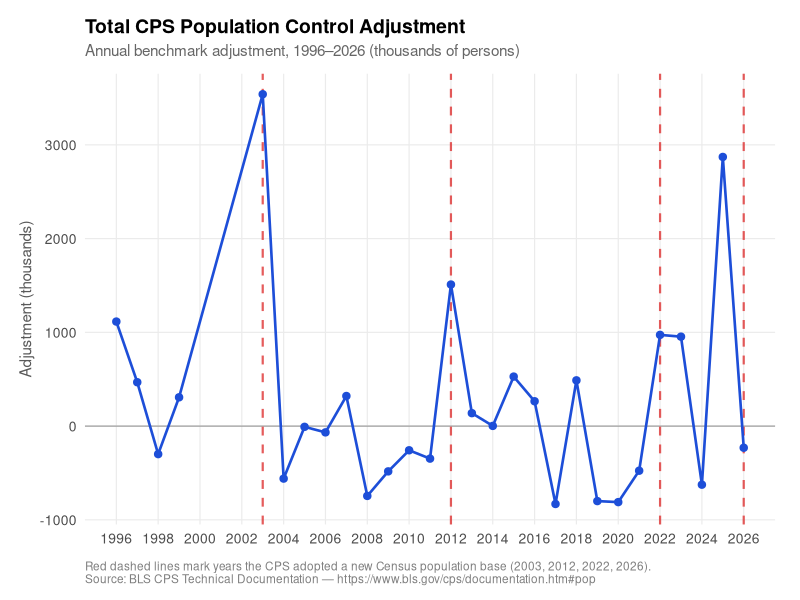
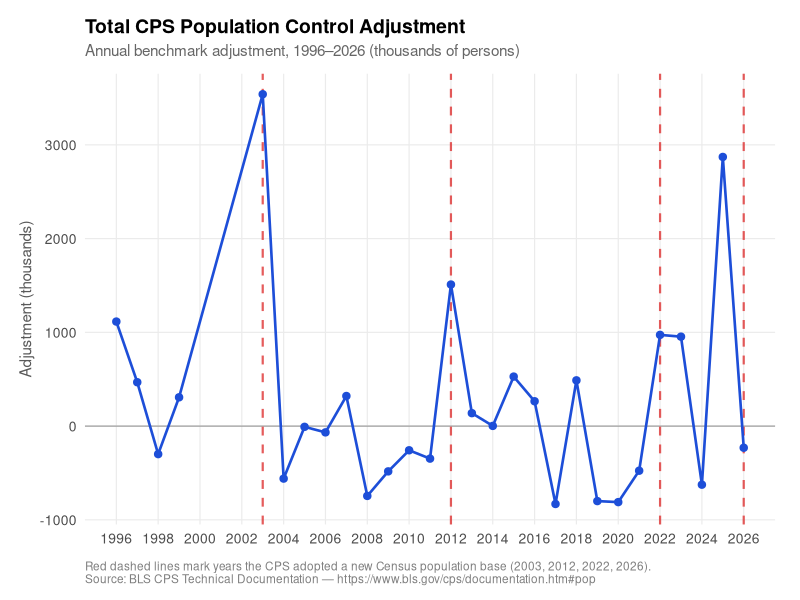
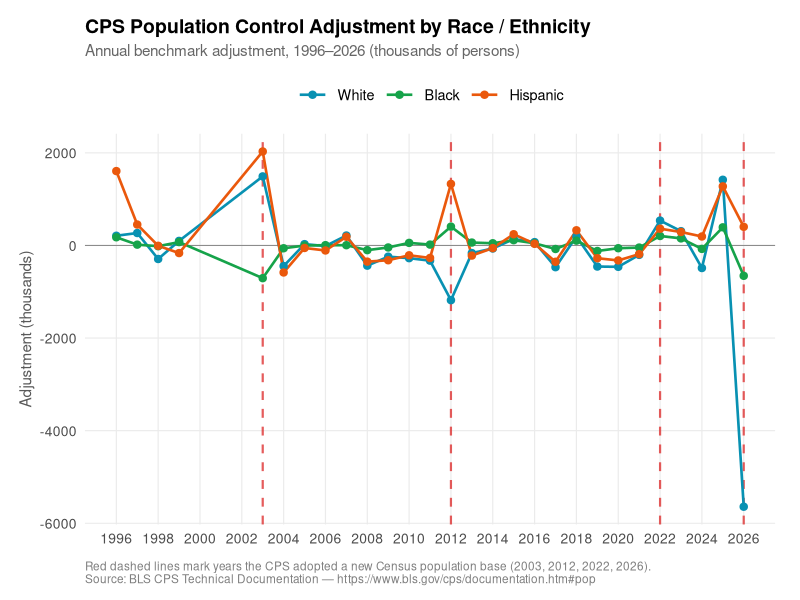
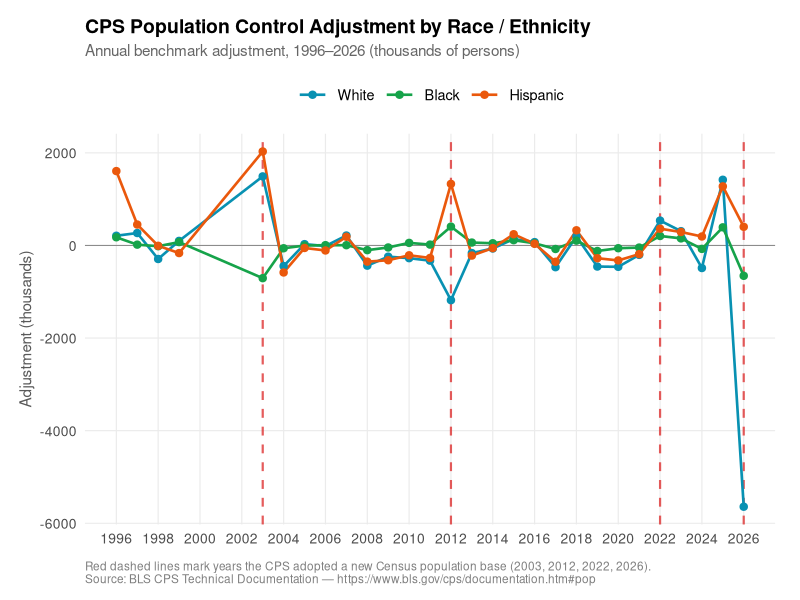
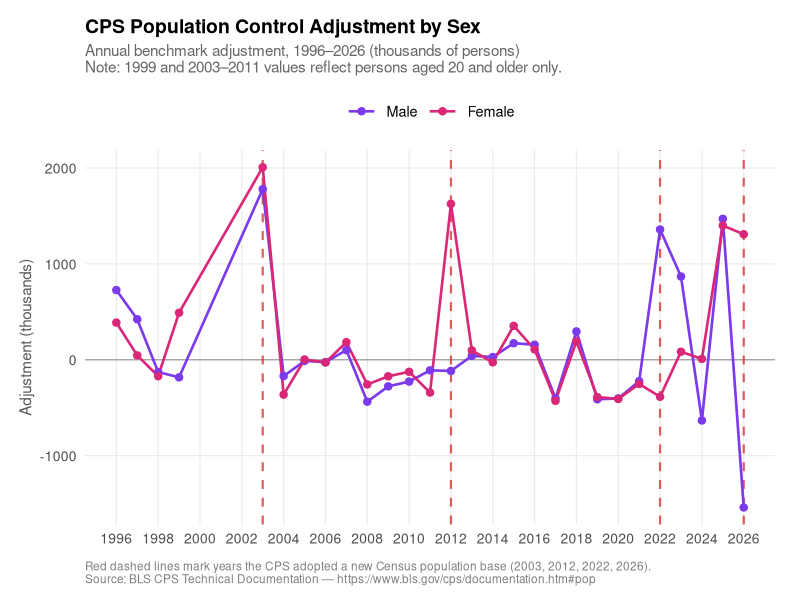
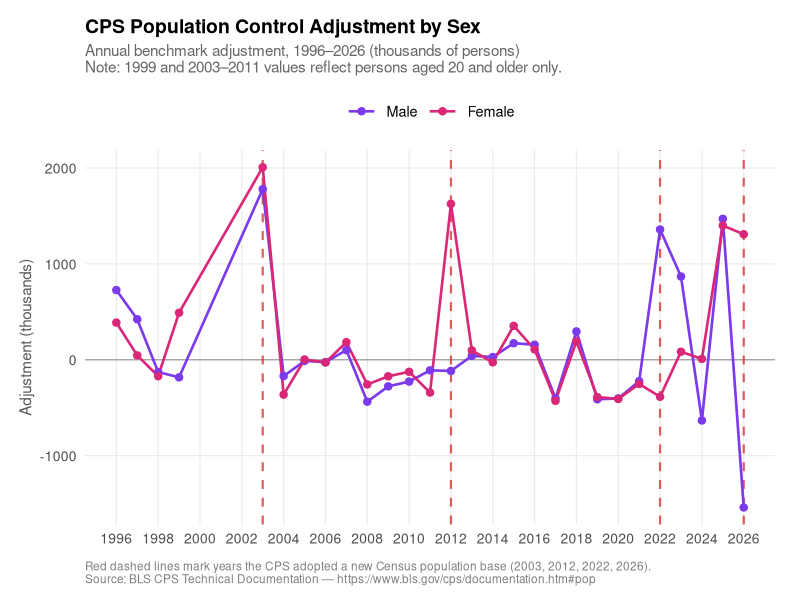
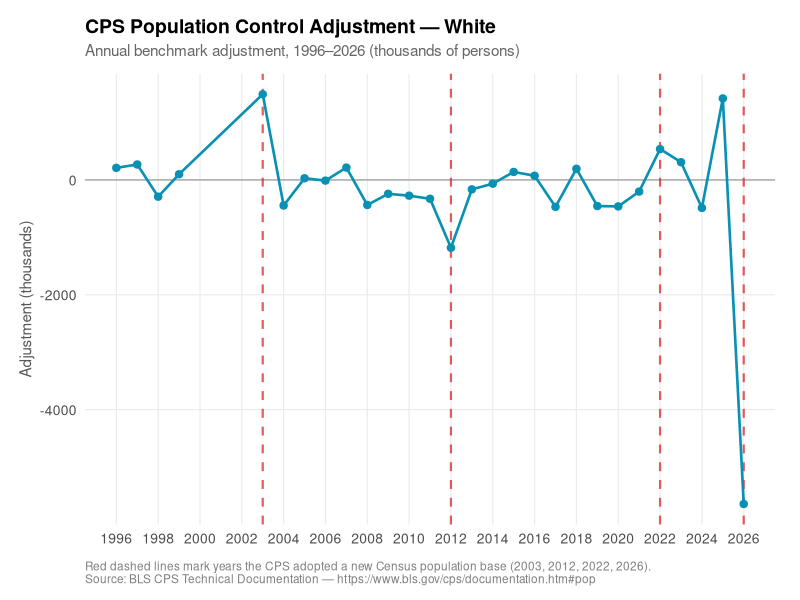
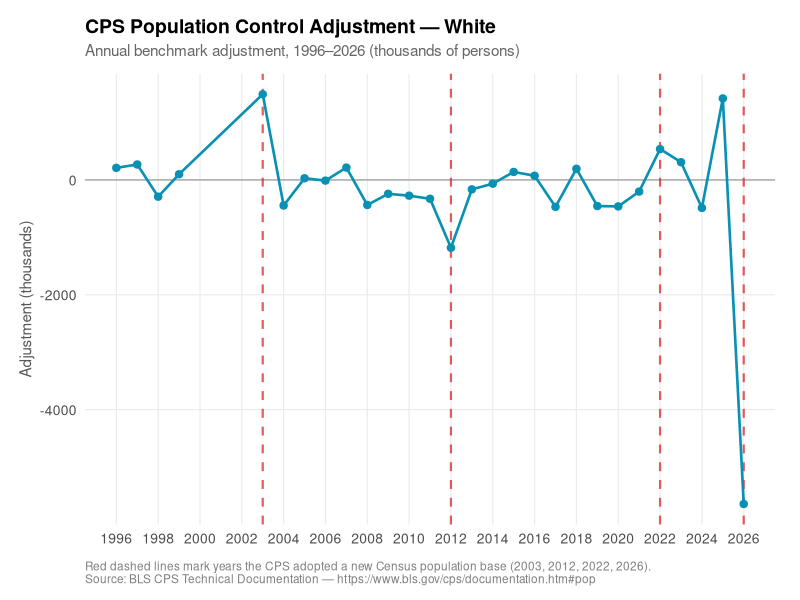

Recreate these plots in R, in order.
library(ggplot2)
library(dplyr)
library(tidyr)
library(readr)
library(svglite)

# ── Load data ─────────────────────────────────────────────────────────────────
df <- read_csv(
  "data/popcontrols_cps1996_2026.csv",
  col_names = c("year", "total", "white", "black", "hispanic",
                "male", "female", "change_census", "notes"),
  skip = 1,
  col_types = cols(
    year         = col_integer(),
    total        = col_double(),
    white        = col_double(),
    black        = col_double(),
    hispanic     = col_double(),
    male         = col_double(),
    female       = col_double(),
    change_census = col_integer(),
    notes        = col_character()
  )
)

# ── Constants ─────────────────────────────────────────────────────────────────
CENSUS_YEARS <- c(2003, 2012, 2022, 2026)

CAPTION <- paste0(
  "Red dashed lines mark years the CPS adopted a new Census population base (",
  paste(CENSUS_YEARS, collapse = ", "), ").\n",
  "Source: BLS CPS Technical Documentation \u2014 https://www.bls.gov/cps/documentation.htm#pop"
)

SEX_NOTE <- "\nNote: 1999 and 2003\u20132011 values reflect persons aged 20 and older only."

dir.create("plots", showWarnings = FALSE)

# ── Shared theme + geoms ──────────────────────────────────────────────────────
base_theme <- theme_minimal(base_size = 13) +
  theme(
    panel.grid.minor  = element_blank(),
    panel.grid.major  = element_line(color = "gray92", linewidth = 0.4),
    plot.title        = element_text(size = 14, face = "bold", margin = margin(b = 4)),
    plot.subtitle     = element_text(size = 11, color = "gray40", margin = margin(b = 10)),
    plot.caption      = element_text(size = 8.5, color = "gray50", hjust = 0,
                                     margin = margin(t = 10)),
    axis.title.y      = element_text(size = 11, color = "gray35"),
    axis.text         = element_text(size = 10),
    legend.position   = "top",
    legend.title      = element_blank(),
    legend.key.width  = unit(1.6, "lines"),
    plot.margin       = margin(14, 18, 10, 14)
  )

vlines <- geom_vline(
  xintercept = CENSUS_YEARS,
  linetype   = "dashed",
  color      = "#dc2626",
  alpha      = 0.75,
  linewidth  = 0.75
)

hline0 <- geom_hline(yintercept = 0, color = "gray55", linewidth = 0.35)

x_scale <- scale_x_continuous(breaks = seq(1996, 2026, by = 2))

save_plot <- function(p, name, w = 9, h = 5.2) {
  ggsave(paste0("plots/", name, ".svg"), p, width = w, height = h, device = svglite)
  ggsave(paste0("plots/", name, ".png"), p, width = w, height = h, dpi = 150)
  message("Saved: ", name)
}

# ── 1. Total ──────────────────────────────────────────────────────────────────
p_total <- ggplot(df, aes(x = year, y = total)) +
  hline0 + vlines +
  geom_line(color = "#1d4ed8", linewidth = 0.9) +
  geom_point(color = "#1d4ed8", size = 2.2) +
  x_scale +
  labs(
    title    = "Total CPS Population Control Adjustment",
    subtitle = "Annual benchmark adjustment, 1996\u20132026 (thousands of persons)",
    x = NULL, y = "Adjustment (thousands)",
    caption  = CAPTION
  ) +
  base_theme

save_plot(p_total, "total")

# ── 2. By Race / Ethnicity ────────────────────────────────────────────────────
race_long <- df |>
  select(year, White = white, Black = black, Hispanic = hispanic) |>
  pivot_longer(-year, names_to = "group", values_to = "value") |>
  mutate(group = factor(group, levels = c("White", "Black", "Hispanic")))

p_race <- ggplot(race_long, aes(x = year, y = value, color = group)) +
  hline0 + vlines +
  geom_line(linewidth = 0.9) +
  geom_point(size = 2.2) +
  scale_color_manual(values = c(White = "#0891b2", Black = "#16a34a", Hispanic = "#ea580c")) +
  x_scale +
  labs(
    title    = "CPS Population Control Adjustment by Race / Ethnicity",
    subtitle = "Annual benchmark adjustment, 1996\u20132026 (thousands of persons)",
    x = NULL, y = "Adjustment (thousands)",
    caption  = CAPTION
  ) +
  base_theme

save_plot(p_race, "race")

# ── 3. By Sex ─────────────────────────────────────────────────────────────────
sex_long <- df |>
  select(year, Male = male, Female = female) |>
  pivot_longer(-year, names_to = "group", values_to = "value") |>
  mutate(group = factor(group, levels = c("Male", "Female")))

p_gender <- ggplot(sex_long, aes(x = year, y = value, color = group)) +
  hline0 + vlines +
  geom_line(linewidth = 0.9) +
  geom_point(size = 2.2) +
  scale_color_manual(values = c(Male = "#7c3aed", Female = "#db2777")) +
  x_scale +
  labs(
    title    = "CPS Population Control Adjustment by Sex",
    subtitle = paste0("Annual benchmark adjustment, 1996\u20132026 (thousands of persons)",
                      SEX_NOTE),
    x = NULL, y = "Adjustment (thousands)",
    caption  = CAPTION
  ) +
  base_theme

save_plot(p_gender, "gender")

# ── 4–8. Individual series ────────────────────────────────────────────────────
individuals <- list(
  list(col = "white",    label = "White",    color = "#0891b2", note = ""),
  list(col = "black",    label = "Black",    color = "#16a34a", note = ""),
  list(col = "hispanic", label = "Hispanic", color = "#ea580c", note = ""),
  list(col = "male",     label = "Male",     color = "#7c3aed", note = SEX_NOTE),
  list(col = "female",   label = "Female",   color = "#db2777", note = SEX_NOTE)
)

for (item in individuals) {
  p <- ggplot(df, aes(x = year, y = .data[[item$col]])) +
    hline0 + vlines +
    geom_line(color = item$color, linewidth = 0.9) +
    geom_point(color = item$color, size = 2.2) +
    x_scale +
    labs(
      title    = paste0("CPS Population Control Adjustment \u2014 ", item$label),
      subtitle = paste0("Annual benchmark adjustment, 1996\u20132026 (thousands of persons)",
                        item$note),
      x = NULL, y = "Adjustment (thousands)",
      caption  = CAPTION
    ) +
    base_theme

  save_plot(p, item$col)
}

message("\nDone. All plots written to plots/")
